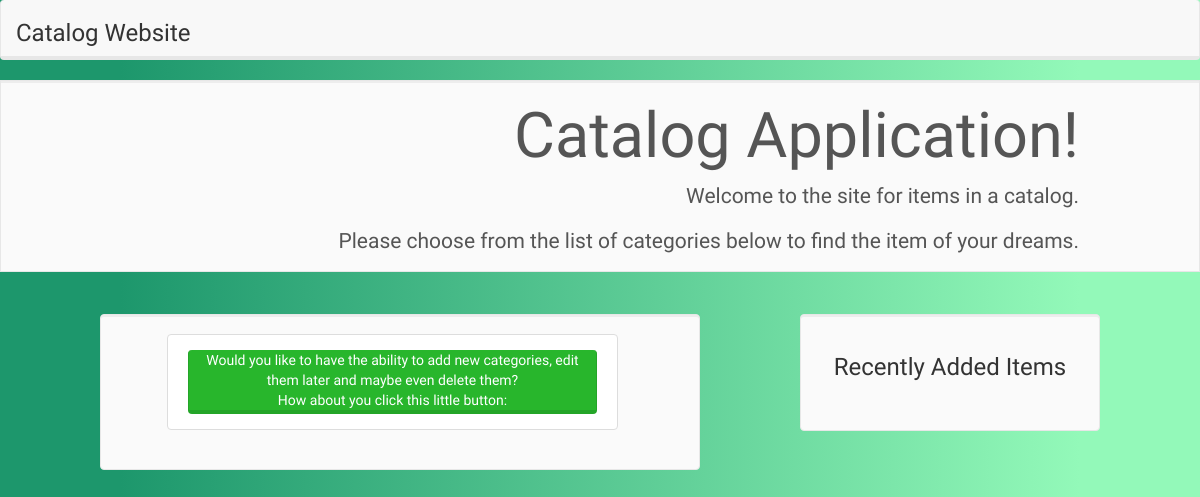
The app's page /category/, older data.
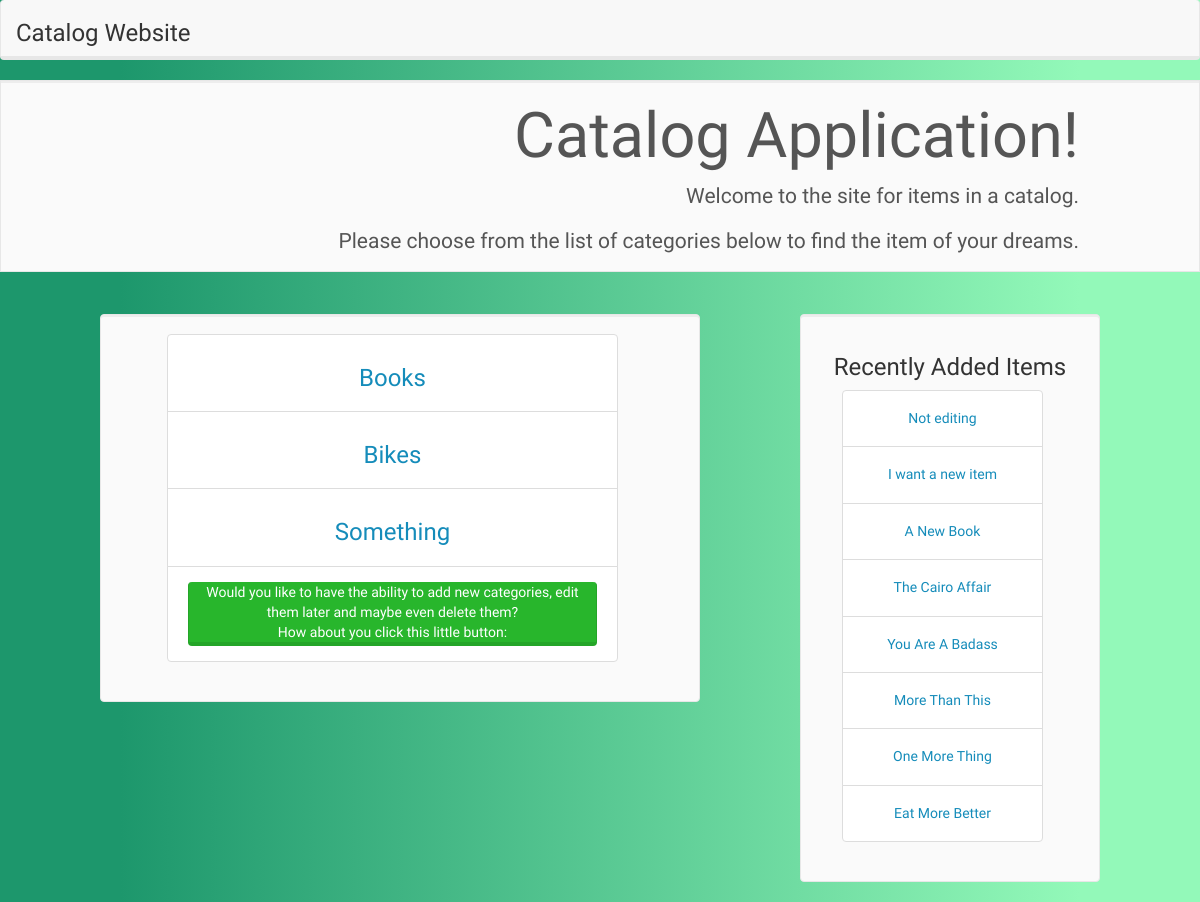
The same page, newer data.
### database_setup.py (models this page shows, shortened)
class Categories(Base):
    __tablename__ = 'categories'
    id = Column(Integer, primary_key=True)
    name = Column(String(30), nullable=False)
    image = Column(String(250), nullable=False)
    description = Column(String(250), nullable=False)
    user_id = Column(Integer, ForeignKey('users.id'))
    users = relationship(Users)
    items = relationship("Items", cascade="all, delete-orphan",
                         backref="parent")

class Items(Base):
    __tablename__ = 'items'
    id = Column(Integer, primary_key=True)
    name = Column(String(30), nullable=False)
    image = Column(String(250), nullable=False)
    description = Column(String(250), nullable=False)
    user_id = Column(Integer, ForeignKey('users.id'))
    users = relationship(Users)
    category_id = Column(Integer, ForeignKey('categories.id'))
    categories = relationship(Categories, single_parent="true")

### catalog/views.py (the view)
@app.route('/')
@app.route('/index/')
@app.route('/category/')
def index():
    categories = models.category_list()
    items = models.items_get_10()
    if 'email' in login_session.keys():
        user_id = models.getUserID(login_session['email'])
        user = models.getUserInfo(user_id)
        return render_template('index.html', categories=categories,
                               items=items, user=user)
    else:
        state = ''.join(random.choice(string.ascii_uppercase + string.digits)
                        for x in xrange(32))
        login_session['state'] = state
        return render_template('public.html', STATE=state,
                               categories=categories, items=items)

### catalog/models.py (called while the page is built)
def category_list():
    return session.query(Categories).all()

def items_get_10():
    return session.query(Items).order_by(desc(Items.id)).limit(10).all()

### catalog/templates/public.html (shortened to what this page needs)
{% extends "layout.html" %}
  {% block body %}
    <nav class="navbar navbar-default">
      <div class="container-fluid">
        <div class="navbar-header">
          <h3>Catalog Website</h3>
        </div>
        <ul class="navbar-right">
        </ul>
      </div>
    </nav>
    <div class="jumbotron">
      <h1>Catalog Application!</h1>
      <p>Welcome to the site for items in a catalog.</p>
      <p>Please choose from the list of categories below to find the item of your dreams.</p>
    </div>
    <div class="col-md-6 col-md-offset-1 well">
      <ul class="list-group col-md-10 col-md-offset-1 text-center">
        {% for c in categories %}
        <li class="list-group-item">
          <h3><a href="{{ url_for('showCategory', category_id=c.id ) }}">{{ c.name }}</a></h3>
        </li>
        {% endfor %}
        <li class="list-group-item">
          <div class="alert alert-success" role="alert">Would you like to have
            the ability to add new categories, edit them later and maybe even
            delete them? </br> How about you click this little button: </br>
            </div>
      </ul>
    </div>
    <div class="col-md-3 col-md-offset-1 well">
      <h3 class="text-center">Recently Added Items</h3>
      <ul class="list-group col-md-10 col-md-offset-1 text-center">
        {% for i in items %}
        <li class="list-group-item">
          <h5><a href=" {{ url_for('showItem', category_id=i.category_id, item_id=i.id) }} ">{{ i.name }}</a></h5>
        </li>
        {% endfor %}
      </ul>
    </div>
  {% endblock %}

Row changes from the older to the newer data that the page shows:
added Categories: name "Books"
added Categories: name "Bikes"
added Categories: name "Something"
added Items: name "Not editing"
added Items: name "I want a new item"
added Items: name "A New Book"
added Items: name "The Cairo Affair"
added Items: name "You Are A Badass"
added Items: name "More Than This"
added Items: name "One More Thing"
added Items: name "Eat More Better"
